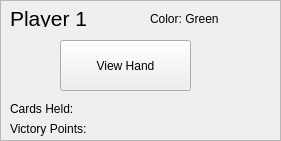
   <widget class="QFrame" name="frame">
    <property name="geometry">
     <rect>
      <x>710</x>
      <y>3</y>
      <width>281</width>
      <height>141</height>
     </rect>
    </property>
    <property name="frameShape">
     <enum>QFrame::StyledPanel</enum>
    </property>
    <property name="frameShadow">
     <enum>QFrame::Raised</enum>
    </property>
    <widget class="QLabel" name="player1_label">
     <property name="geometry">
      <rect>
       <x>10</x>
       <y>10</y>
       <width>101</width>
       <height>17</height>
      </rect>
     </property>
     <property name="font">
      <font>
       <pointsize>16</pointsize>
      </font>
     </property>
     <property name="text">
      <string>Player 1</string>
     </property>
    </widget>
    <widget class="QLabel" name="color1_label">
     <property name="geometry">
      <rect>
       <x>150</x>
       <y>10</y>
       <width>101</width>
       <height>17</height>
      </rect>
     </property>
     <property name="text">
      <string>Color: Green</string>
     </property>
    </widget>
    <widget class="QLabel" name="victoryPnts1">
     <property name="geometry">
      <rect>
       <x>10</x>
       <y>120</y>
       <width>131</width>
       <height>17</height>
      </rect>
     </property>
     <property name="text">
      <string>Victory Points:</string>
     </property>
    </widget>
    <widget class="QLabel" name="cardsHeld1_label">
     <property name="geometry">
      <rect>
       <x>10</x>
       <y>100</y>
       <width>121</width>
       <height>17</height>
      </rect>
     </property>
     <property name="text">
      <string>Cards Held:</string>
     </property>
    </widget>
    <widget class="QPushButton" name="vhandButton_01">
     <property name="geometry">
      <rect>
       <x>60</x>
       <y>40</y>
       <width>131</width>
       <height>51</height>
      </rect>
     </property>
     <property name="text">
      <string>View Hand</string>
     </property>
    </widget>
   </widget>
